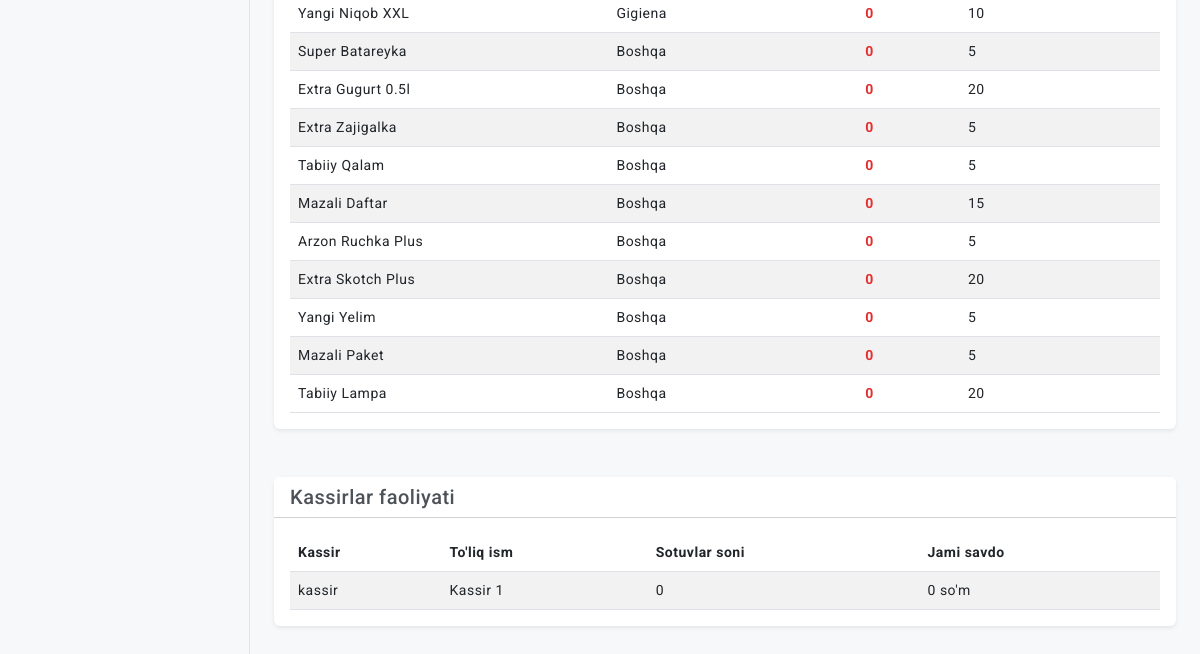
Page /uz/reports/ (signed in, lower part) on the earlier database version.
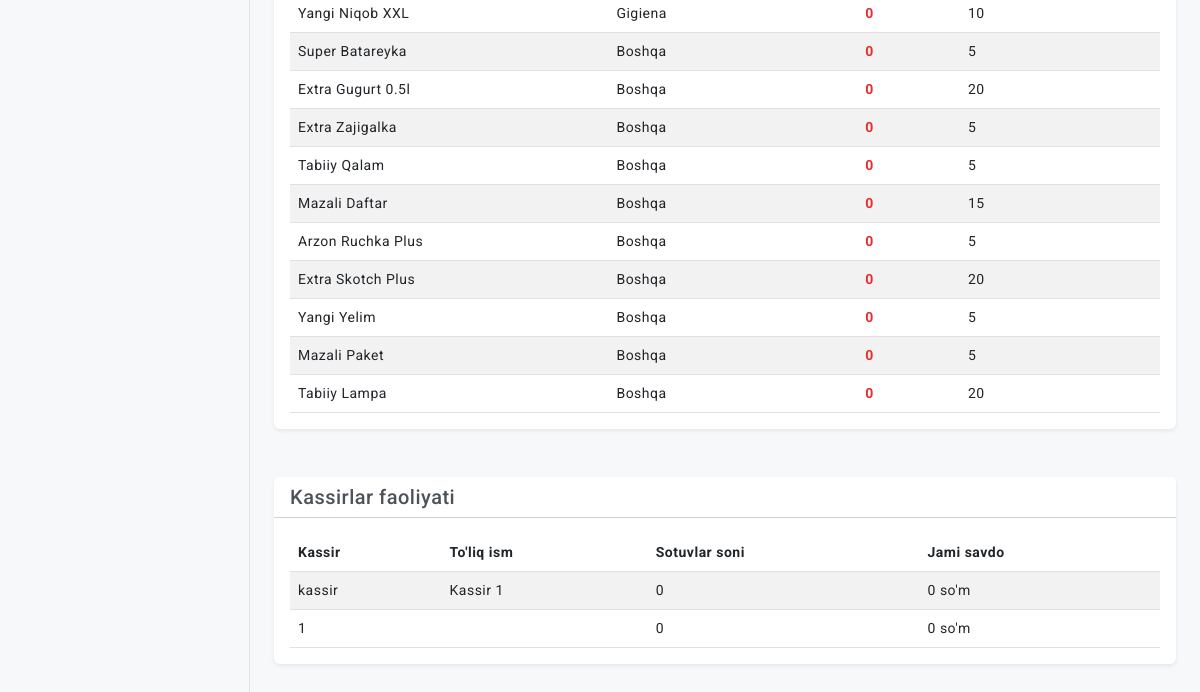
Same page on the later database version.
### shop/models.py (models this page shows, shortened)
class Product(models.Model):
    nomi = models.CharField(max_length=255, verbose_name=_("Nomi"))
    kategoriya = models.ForeignKey(Category, on_delete=models.CASCADE, verbose_name=_("Kategoriya"))
    narx = models.DecimalField(max_digits=12, decimal_places=2, verbose_name=_("Narx"))
    barcode = models.CharField(max_length=100, unique=True, null=True, blank=True, verbose_name=_("Barcode"))
    minimal_qoldiq = models.IntegerField(default=10, verbose_name=_("Minimal qoldiq"))
    created_at = models.DateTimeField(auto_now_add=True, verbose_name=_("Yaratilgan sana"))
    updated_at = models.DateTimeField(auto_now=True, verbose_name=_("O'zgartirilgan sana"))
    class Meta:
        verbose_name = _("Mahsulot")
        verbose_name_plural = _("Mahsulotlar")
        ordering = ['-created_at']

class Category(models.Model):
    nomi = models.CharField(max_length=100, verbose_name=_("Kategoriya nomi"))
    class Meta:
        verbose_name = _("Kategoriya")
        verbose_name_plural = _("Kategoriyalar")
    def __str__(self):
        return self.nomi

class CustomUser(AbstractUser):
    ROLE_CHOICES = [
        ('admin', _('Admin')),
        ('kassir', _('Kassir')),
    ]
    telegram_id = models.BigIntegerField(unique=True, null=True, blank=True, verbose_name=_("Telegram ID"))
    role = models.CharField(max_length=10, choices=ROLE_CHOICES, default='kassir', verbose_name=_("Rol"))
    fullname = models.CharField(max_length=255, verbose_name=_("To'liq ism"))
    created_at = models.DateTimeField(auto_now_add=True, verbose_name=_("Yaratilgan sana"))
    class Meta:
        verbose_name = _("Foydalanuvchi")
        verbose_name_plural = _("Foydalanuvchilar")

### shop/views.py (the view)
# urls.py: path('reports/', views.reports, name='reports'),
@login_required
def reports(request):
    today = timezone.now().date()
    daily_sales = Sales.objects.filter(sana__date=today, status='active')
    daily_revenue = daily_sales.aggregate(total=Sum('jami_summa'))['total'] or 0
    week_ago = today - timedelta(days=7)
    weekly_sales = Sales.objects.filter(sana__date__gte=week_ago, status='active')
    weekly_revenue = weekly_sales.aggregate(total=Sum('jami_summa'))['total'] or 0
    month_ago = today - timedelta(days=30)
    monthly_sales = Sales.objects.filter(sana__date__gte=month_ago, status='active')
    monthly_revenue = monthly_sales.aggregate(total=Sum('jami_summa'))['total'] or 0
    products = Product.objects.annotate(
        total_kirim=Coalesce(Sum('inventorytransaction__miqdor', filter=Q(inventorytransaction__transaction_type='kirim')), 0, output_field=IntegerField()),
        total_chiqim=Coalesce(Sum('inventorytransaction__miqdor', filter=Q(inventorytransaction__transaction_type='chiqim')), 0, output_field=IntegerField()),
        total_sales=Coalesce(Sum('saleitems__miqdor', filter=Q(saleitems__sale__status='active')), 0, output_field=IntegerField())
    ).annotate(
        current_stock=F('total_kirim') - F('total_chiqim') - F('total_sales')
    )
    low_stock_products = [p for p in products if p.current_stock <= p.minimal_qoldiq]
    kassir_stats = None
    if is_admin_or_superuser(request.user):
        kassir_stats = CustomUser.objects.filter(role='kassir').annotate(
            total_sales=Count('sales', filter=Q(sales__status='active')),
            total_revenue=Sum('sales__jami_summa', filter=Q(sales__status='active'))
        )
    context = {
        'daily_sales_count': daily_sales.count(),
        'daily_revenue': daily_revenue,
        'weekly_sales_count': weekly_sales.count(),
        'weekly_revenue': weekly_revenue,
        'monthly_sales_count': monthly_sales.count(),
        'monthly_revenue': monthly_revenue,
        'low_stock_products': low_stock_products,
        'kassir_stats': kassir_stats,
    }
    return render(request, 'reports/index.html', context)

### shop/views.py (called while the page is built)
def is_admin_or_superuser(user):
    return user.is_authenticated and (user.role == 'admin' or user.is_superuser)

### templates/reports/index.html (shortened to what this page needs)
{% extends 'base.html' %}
{% load static %}
{% load i18n %}
{% block content %}
<div class="row mb-4">
    <div class="col-12">
        <div class="card">
            <div class="card-body">
                {% if low_stock_products %}
                <div class="table-responsive">
                    <table class="table table-striped table-hover align-middle mb-0">
                        <tbody>
                            {% for product in low_stock_products %}
                            <tr>
                                <td>{{ product.nomi }}</td>
                                <td>{{ product.kategoriya }}</td>
                                <td><span class="text-danger fw-bold">{{ product.current_stock }}</span></td>
                                <td>{{ product.minimal_qoldiq }}</td>
                            </tr>
                            {% endfor %}
                        </tbody>
                    </table>
                </div>
                {% else %}
                <p class="text-muted text-center py-3 mb-0">{% trans "Hamma mahsulotlar yetarli" %}</p>
                {% endif %}
            </div>
        </div>
    </div>
</div>
{% if kassir_stats %}
<div class="row">
    <div class="col-12">
        <div class="card">
            <div class="card-header">
                <h5 class="mb-0">{% trans "Kassirlar faoliyati" %}</h5>
            </div>
            <div class="card-body">
                <div class="table-responsive">
                    <table class="table table-striped table-hover align-middle mb-0">
                        <thead>
                            <tr>
                                <th>{% trans "Kassir" %}</th>
                                <th>{% trans "To'liq ism" %}</th>
                                <th>{% trans "Sotuvlar soni" %}</th>
                                <th>{% trans "Jami savdo" %}</th>
                            </tr>
                        </thead>
                        <tbody>
                            {% for kassir in kassir_stats %}
                            <tr>
                                <td>{{ kassir.username }}</td>
                                <td>{{ kassir.fullname }}</td>
                                <td>{{ kassir.total_sales }}</td>
                                <td>{{ kassir.total_revenue|default:0|floatformat:0 }} {% trans "so'm" %}</td>
                            </tr>
                            {% endfor %}
                        </tbody>
                    </table>
                </div>
            </div>
        </div>
    </div>
</div>
{% endif %}
{% endblock %}

Differences in the rows shown:
added CustomUser: username "1", total_sales "0", total_revenue "0"
